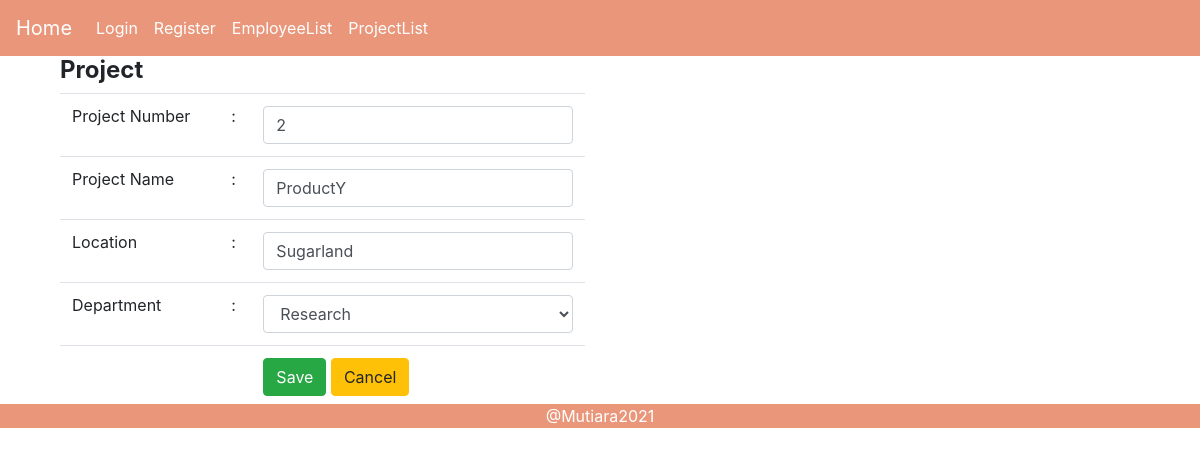
The page /index.php?p=project&pnumber=2 on the database its author committed.
### tables this page shows
CREATE TABLE `project` (
  `pname` varchar(20) DEFAULT NULL,
  `pnumber` int(2) NOT NULL,
  `plocation` varchar(20) DEFAULT NULL,
  `dnum` int(1) DEFAULT NULL
);

### class/class.Project.php (called while the page is built, shortened)
    <?php
    include 'class.Department.php';
    class Project extends Connection
    {
        private $pnumber='';
        public function __get($atribute) {
            if (property_exists($this, $atribute)) {
                return $this->$atribute;
            }
        }
        function __construct() {
            $this->dept = new Department();
        }
        public function SelectOneProject(){
            $sql = "SELECT * FROM project WHERE pnumber=$this->pnumber";
            $resultOne = mysqli_query($this->connection, $sql) or die(mysqli_error($this->connection));
            if(mysqli_num_rows($resultOne) == 1){
                $data = mysqli_fetch_assoc($resultOne);
                $this->pnumber=$data['pnumber'];
                $this->pname=$data['pname'];
                $this->plocation=$data['plocation'];
            }
        }
}

### inc.koneksi.php (called while the page is built, shortened)
<?php
    class Connection{
        private $host = "localhost";
        private $struser = "root";
        private $strpassword = "";
        private $strdbname = "company";
        function connect(){
            $conn = mysqli_connect($this->host,$this->struser, $this->strpassword);
            mysqli_select_db($conn, $this->strdbname);
            $this->connection = $conn;
        }
    }
?>

### class/class.Department.php (called while the page is built, shortened)
<?php
    class Department extends Connection
    {
        public function __get($atribute) {
            if (property_exists($this, $atribute)) {
                return $this->$atribute;
            }
        }
        public function SelectAllDepartment(){
            $sql = "SELECT d.*, e.ssn,
            concat(e.fname, ' ', e.minit, ' ', e.lname)
            as mgr_name
            FROM department d INNER JOIN employee e
            ON d.mgr_ssn = e.ssn";
            $result = mysqli_query($this->connection, $sql);
            $arrResult = Array();
            $cnt=0;
            if(mysqli_num_rows($result) > 0){
                while ($data = mysqli_fetch_array($result)){
                $objDepartment = new Department();
                $objDepartment->dnumber=$data['dnumber'];
                $objDepartment->dname=$data['dname'];
                $objDepartment->mgr->ssn=$data['ssn'];
                $objDepartment->mgr->fname=$data['mgr_name'];
                $objDepartment->mgr_start_date =
                $data['mgr_start_date'];
                $arrResult[$cnt] = $objDepartment;
                $cnt++;
            }
        }
        return $arrResult;
    }
}

### pages/project.php (the view, shortened to what this page needs)
<?php
    require_once('./class/class.Project.php');
    require_once('./class/class.Department.php');
    $objProject = new Project();
    $objDept = new Department();
    $deptList = $objDept->SelectAllDepartment();
    if(isset($_POST['btnSubmit'])){
        $objProject->pnumber = $_POST['pnumber'];
        $objProject->pname = $_POST['pname'];
        $objProject->plocation = $_POST['plocation'];
        $objProject->dept->dnumber = $_POST['dnum'];
        if(isset($_GET['pnumber'])){
            $objProject->pnumber = $_GET['pnumber'];
            $objProject->UpdateProject();
        }
        else{
            $objProject->AddProject();
        }
        echo "<script> alert('$objProject->message');</script>";
        if($objProject->hasil){
            echo '<script> window.location = "index.php?p=projectlist";</script>';
        }
    }
    else if(isset($_GET['pnumber'])){
        $objProject->pnumber = $_GET['pnumber'];
        $objProject->SelectOneProject();
    }
?>
<div class="container">
    <div class="col-md-6">
        <h4 class="title"><span class="text"><strong>Project</strong></span></h4>
        <form action="" method="post">
            <table class="table" border="0">
            <tr>
            <td>Project Number</td>
            <td>:</td>
            <td><input type="text" class="form-control" name="pnumber" value="<?php echo $objProject->pnumber; ?>">
            </td>
            </tr>
            <tr>
            <td>Project Name</td>
            <td>:</td>
            <td><input type="text" class="form-control" name="pname" value="<?php echo $objProject->pname; ?>">
            </td>
            </tr>
            <tr>
            <td>Location</td>
            <td>:</td>
            <td><input type="text" class="form-control" name="plocation" value="<?php echo $objProject->plocation; ?>">
            </td>
            </tr>
            <tr>
            <td>Department</td>
            <td>:</td>
            <td>
            <select name="dnum" class="form-control">
            <?php
                foreach ($deptList as $dept){
                    if($objProject->dept->dnumber == $dept->dnumber)
                    echo '<option selected="true" value='.$dept->dnumber.'>'.$dept->dname.'</option>';
                else
                echo '<option value='.$dept->dnumber.'>'.$dept->dname.'</option>';
                }
            ?>
            </select>
            </td>
            </tr>
            <tr>
            <td colspan="2"></td>
            <td><input type="submit" class="btn btn-success" value="Save" name="btnSubmit">
            <a href="dashboardadmin.php?p=projectlist" class="btn btn-warning">Cancel</a></td>
            </tr>
            </table>
        </form>
    </div>
</div>

### rows shown on the page
project: pnumber "2", pname "ProductY", plocation "Sugarland"

### other values the page prints
form field dnum "Research"
